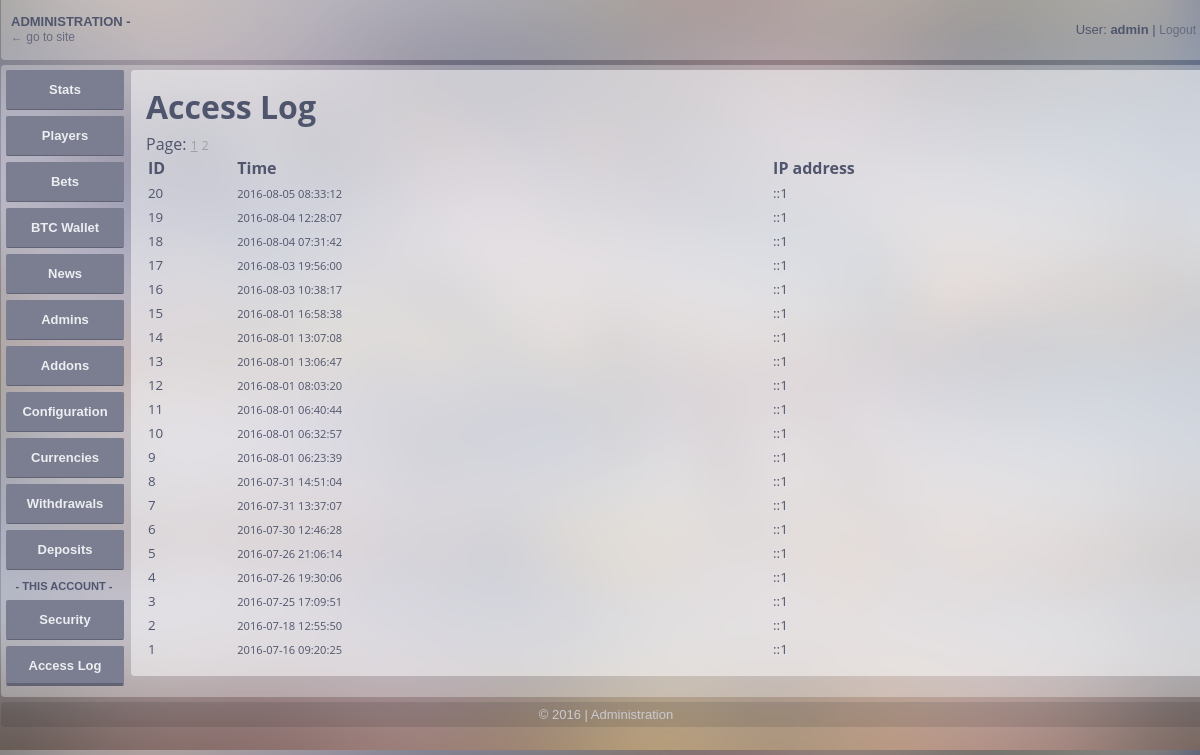
Screenshot of /admin/?p=logs (signed in) with the database file from the repository.
### tables this page shows
CREATE TABLE `admin_logs` (
  `id` int(255) NOT NULL AUTO_INCREMENT,
  `admin_username` text NOT NULL,
  `ip` text NOT NULL,
  `time` timestamp NOT NULL DEFAULT CURRENT_TIMESTAMP,
  `browser` text NOT NULL,
  PRIMARY KEY (`id`)
);

### inc/db_functions.php (called while the page is built, shortened)
<?php
function db_query($q) {
  include __DIR__.'/db-conf.php';
  $return = mysqli_query($db,$q);
  return $return;
}
function db_fetch_array($q) {
  return mysqli_fetch_array($q);
}
function db_num_rows($q) {
  return mysqli_num_rows($q);
}
?>

### admin/pages/logs.php (the view, shortened to what this page needs)
<?php
$perPage=20;
$page=1;
if (!empty($_GET['_page']) && is_numeric($_GET['_page']) && is_int((int)$_GET['_page'])) {
  $page=(int)$_GET['_page'];
  $lima=-$perPage+($page*$perPage);
}
else $lima=0;
$query_=db_query("SELECT * FROM `admin_logs` ORDER BY `time` DESC LIMIT $lima,$perPage");
$pocet=db_num_rows(db_query("SELECT * FROM `admin_logs`"));
$pages_=$pocet/$perPage;
$xplosion=explode('.',(string)$pages_);
$pages=(int)$xplosion[0]+1;
?>
<h1>Access Log</h1>
<div class="strankovani">
  Page:
  <?php
    $e=0;
    for ($i=$e;$i<$pages;$i++) {
      $t_dec=(($i+1)==$page)?'underline':'none';
      echo '<a style="text-decoration: '.$t_dec.';" href="./?p=logs&_page='.($i+1).'">'.($i+1).'</a> ';
    }
  ?>
</div>
<table class="vypis_table">
  <tr class="vypis_table_head">
    <th>ID</th>
    <th>Time</th>
    <th>IP address</th>
  </tr>
  <?php
  while ($row=db_fetch_array($query_)) {
    echo '<tr class="vypis_table_obsah">';
    echo '<td><small>'.$row['id'].'</small></td>';
    echo '<td><small><small>'.$row['time'].'</small></small></td>';
    echo '<td><small>'.$row['ip'].'</small></td>';
    echo '</tr>'."\n";
  }
  ?>
</table>

### admin/layout.css (style rules this page uses)
* { margin: 0; padding: 0; }
body { width: 100%; background-image: url('imgs/bg.png'); background-size: cover; color: #4F556C; font-family: sans-serif; }
h1 { margin-bottom: 5px; }
a { color: #9f9ea3; text-decoration: none; font-size: 12px; }
table { width: 100%; }
table td { vertical-align: top; }

### rows the page displays
admin_logs: id "20", time "2016-08-05 08:33:12", ip "::1"
admin_logs: id "19", time "2016-08-04 12:28:07", ip "::1"
admin_logs: id "18", time "2016-08-04 07:31:42", ip "::1"
admin_logs: id "17", time "2016-08-03 19:56:00", ip "::1"
admin_logs: id "16", time "2016-08-03 10:38:17", ip "::1"
admin_logs: id "15", time "2016-08-01 16:58:38", ip "::1"
admin_logs: id "14", time "2016-08-01 13:07:08", ip "::1"
admin_logs: id "13", time "2016-08-01 13:06:47", ip "::1"
admin_logs: id "12", time "2016-08-01 08:03:20", ip "::1"
admin_logs: id "11", time "2016-08-01 06:40:44", ip "::1"
admin_logs: id "10", time "2016-08-01 06:32:57", ip "::1"
admin_logs: id "9", time "2016-08-01 06:23:39", ip "::1"
admin_logs: id "8", time "2016-07-31 14:51:04", ip "::1"
admin_logs: id "7", time "2016-07-31 13:37:07", ip "::1"
admin_logs: id "6", time "2016-07-30 12:46:28", ip "::1"
admin_logs: id "5", time "2016-07-26 21:06:14", ip "::1"
admin_logs: id "4", time "2016-07-26 19:30:06", ip "::1"
admin_logs: id "3", time "2016-07-25 17:09:51", ip "::1"
admin_logs: id "2", time "2016-07-18 12:55:50", ip "::1"
admin_logs: id "1", time "2016-07-16 09:20:25", ip "::1"

### other values shown
$_SESSION['username'] "admin"
